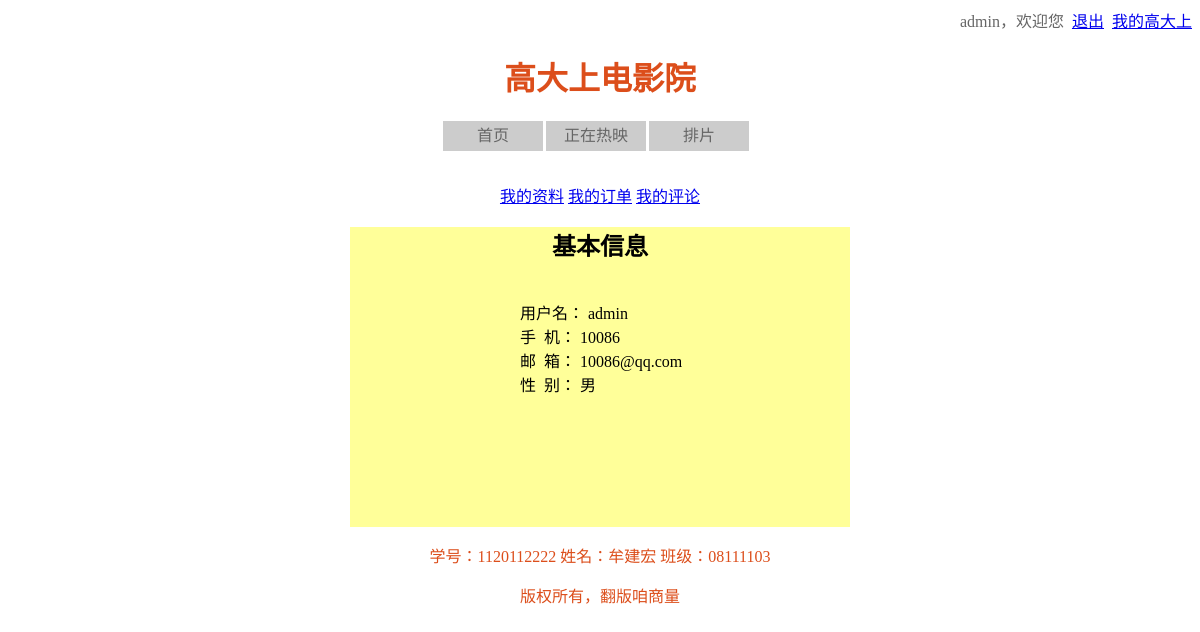
Page /my_info.php (signed in) on the committed database.
### tables this page shows
CREATE TABLE IF NOT EXISTS `12222_customer` (
  `Customer_ID` int(11) NOT NULL AUTO_INCREMENT,
  `Pwd` varchar(40) NOT NULL,
  `Nickname` varchar(20) NOT NULL,
  `Tel` char(12) NOT NULL,
  `Email` varchar(30) NOT NULL,
  `Sex` tinyint(4) DEFAULT NULL,
  PRIMARY KEY (`Customer_ID`),
  UNIQUE KEY `Nickname` (`Nickname`)
);

### my_info.php (the view, shortened to what this page needs)
<?php
	include 'header.inc';
?>
		<a href="my_info.php">我的资料</a>
		<a href="my_orders.php">我的订单</a>
		<a href="my_comments.php">我的评论</a>
		<div style="width:500px; height:300px; background-color:#ffff99">
			<h2>基本信息</h2>
			<div style='text-align:left; position:relative; left:170'>
			<?php
				$sql = "select * from 12222_Customer where Customer_ID=".$_SESSION['Customer_ID'];
				$result = mysql_query($sql);
				$row = mysql_fetch_array($result);
				echo "<br>用户名： ".$row['Nickname'];
				echo "<br>手&nbsp&nbsp机： ".$row['Tel'];
				echo "<br>邮&nbsp&nbsp箱： ".$row['Email'];
				if ($row['Sex'] == 1)
				{
					echo "<br>性&nbsp&nbsp别： 男";
				}
				else
				{
					echo "<br>性&nbsp&nbsp别： 女";
				}
			?>
			</div>
		</div>
<?php
    include 'footer.inc';
?>

### rows in the picture
12222_customer: Nickname "admin", Tel "10086", Email "10086@qq.com"

### other values in the picture
$_SESSION['username'] "admin"
